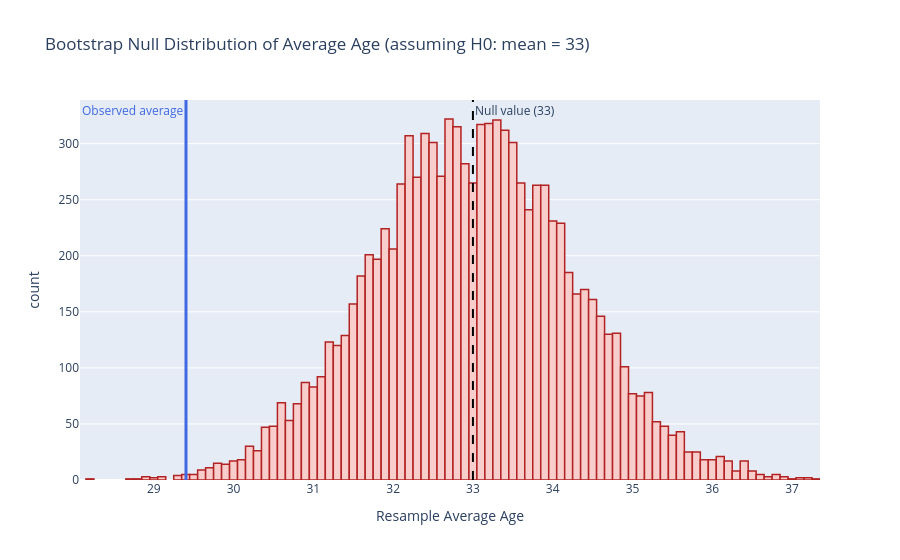

Source (notebook cell):
### Code cell
# Visualize the null distribution and the observed test statistic
fig = px.histogram(null_means,
                   title = "Bootstrap Null Distribution of Average Age (assuming H0: mean = 33)",
                   labels = {"value":"Resample Average Age"},
                   height = 550)

fig.update_traces(showlegend = False,
                  marker_color = "#F8CECC",
                  marker_line_color = "firebrick",
                  marker_line_width = 1.5)

fig.add_vline(x = null_value,
              line_width = 2,
              line_dash = "dash",
              line_color = "black",
              annotation_text = "Null value (33)",
              annotation_position = "top right")

fig.add_vline(x = observed_mean,
              line_width = 3,
              line_dash = "solid",
              line_color = "royalblue",
              annotation_text = "Observed average",
              annotation_position = "top left",
              annotation_font_color = "royalblue")

### Figure 1 — Plotly figure (JSON) as saved in the notebook; plotly's stock layout.template omitted (floating-point values rounded to 4 significant figures; data arrays with more than 128 entries replaced by an {"elided": "..."} marker saying what was removed)
{"data": [{"alignmentgroup": "True", "bingroup": "x", "hovertemplate": "variable=0<br>Resample Average Age=%{x}<br>count=%{y}<extra></extra>", "legendgroup": "0", "marker": {"color": "#F8CECC", "line": {"color": "firebrick", "width": 1.5}, "pattern": {"shape": ""}}, "name": "0", "offsetgroup": "0", "orientation": "v", "showlegend": false, "type": "histogram", "x": {"elided": "10000 float values"}, "xaxis": "x", "yaxis": "y"}], "layout": {"annotations": [{"showarrow": false, "text": "Null value (33)", "x": 33, "xanchor": "left", "xref": "x", "y": 1, "yanchor": "top", "yref": "y domain"}, {"font": {"color": "royalblue"}, "showarrow": false, "text": "Observed average", "x": 29.4, "xanchor": "right", "xref": "x", "y": 1, "yanchor": "top", "yref": "y domain"}], "autosize": true, "barmode": "relative", "legend": {"title": {"text": "variable"}, "tracegroupgap": 0}, "shapes": [{"line": {"color": "black", "dash": "dash", "width": 2}, "type": "line", "x0": 33, "x1": 33, "xref": "x", "y0": 0, "y1": 1, "yref": "y domain"}, {"line": {"color": "royalblue", "dash": "solid", "width": 3}, "type": "line", "x0": 29.4, "x1": 29.4, "xref": "x", "y0": 0, "y1": 1, "yref": "y domain"}], "title": {"text": "Bootstrap Null Distribution of Average Age (assuming H0: mean = 33)"}, "xaxis": {"anchor": "y", "autorange": true, "domain": [0, 1], "range": [27.5, 37.35], "title": {"text": "Resample Average Age"}, "type": "linear"}, "yaxis": {"anchor": "x", "autorange": true, "domain": [0, 1], "range": [0, 338.9], "title": {"text": "count"}}}}
